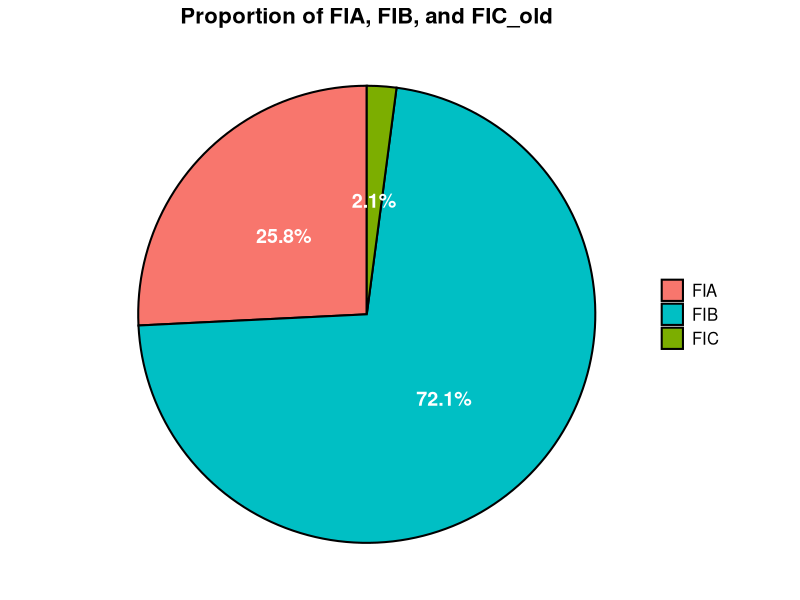
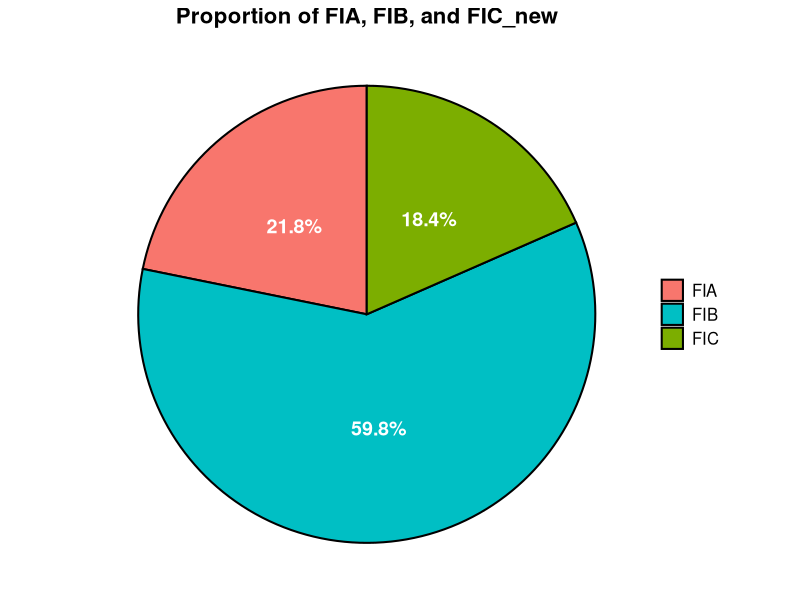

Here is the R script that generated these plots, in order:
# Install and load required packages
install.packages("tidyverse") # if not installed
library(tidyverse)


# Your dataset, assuming you read it from a CSV file (replace 'your_data_file.csv' with the actual file path)
# Assuming the structure matches the table you provided.
data <- read.csv("Plasmids_Full.csv")

# Ensure empty strings are treated as NA
data$FIA <- ifelse(data$FIA == "" | data$FIA == " ", NA, data$FIA)
data$FIB <- ifelse(data$FIB == "" | data$FIB == " ", NA, data$FIB)
data$FIC <- ifelse(data$FIC == "" | data$FIC == " ", NA, data$FIC)

# Count the non-empty entries for each category
fia_count_old <- sum(!is.na(data$FIA))
fib_count_old <- sum(!is.na(data$FIB))
fic_count_old <- sum(!is.na(data$FIC))

# Create a summary table
category_count <- data.frame(
  Category = c("FIA", "FIB", "FIC"),
  Count = c(fia_count_old, fib_count_old, fic_count_old)
)

# Calculate percentages
category_count <- category_count %>%
  mutate(Percentage = round(Count / sum(Count) * 100, 1))

# Plot a more aesthetic pie chart
ggplot(category_count, aes(x = "", y = Count, fill = Category)) +
  geom_bar(stat = "identity", width = 1, color = "black", size = 0.7) +  # Add a black outline
  coord_polar("y", start = 0) +  # Align start of the chart
  theme_void() +  # Remove axes
  scale_fill_manual(values = c("#F8766D", "#00BFC4", "#7CAE00")) +  # Aesthetic color palette
  geom_text(aes(label = paste0(Percentage, "%")), 
            position = position_stack(vjust = 0.5), 
            color = "white", 
            size = 5, 
            fontface = "bold") +  # Adjust label size and color
  labs(title = "Proportion of FIA, FIB, and FIC_old") +  # Chart title
  theme(
    plot.title = element_text(hjust = 0.5, size = 16, face = "bold"),  # Center and style title
    legend.position = "right",  # Adjust legend position
    legend.title = element_blank(),  # Remove legend title for simplicity
    legend.text = element_text(size = 12)  # Increase legend text size
  )

#WITH THE NEW DATASET 

data_new <- read.csv("Plasmids_New.csv")

# Ensure empty strings are treated as NA
data_new$FIA <- ifelse(data_new$FIA == "" | data_new$FIA == " ", NA, data_new$FIA)
data_new$FIB <- ifelse(data_new$FIB == "" | data_new$FIB == " ", NA, data_new$FIB)
data_new$FIC <- ifelse(data_new$FIC == "" | data_new$FIC == " ", NA, data_new$FIC)

# Count the non-empty entries for each category
fia_count_new <- sum(!is.na(data_new$FIA))
fib_count_new <- sum(!is.na(data_new$FIB))
fic_count_new <- sum(!is.na(data_new$FIC))

# Create a summary table
category_count <- data.frame(
  Category = c("FIA", "FIB", "FIC"),
  Count = c(fia_count_new, fib_count_new, fic_count_new)
)

# Calculate percentages
category_count <- category_count %>%
  mutate(Percentage = round(Count / sum(Count) * 100, 1))

# Plot a more aesthetic pie chart
ggplot(category_count, aes(x = "", y = Count, fill = Category)) +
  geom_bar(stat = "identity", width = 1, color = "black", size = 0.7) +  # Add a black outline
  coord_polar("y", start = 0) +  # Align start of the chart
  theme_void() +  # Remove axes
  scale_fill_manual(values = c("#F8766D", "#00BFC4", "#7CAE00")) +  # Aesthetic color palette
  geom_text(aes(label = paste0(Percentage, "%")), 
            position = position_stack(vjust = 0.5), 
            color = "white", 
            size = 5, 
            fontface = "bold") +  # Adjust label size and color
  labs(title = "Proportion of FIA, FIB, and FIC_new") +  # Chart title
  theme(
    plot.title = element_text(hjust = 0.5, size = 16, face = "bold"),  # Center and style title
    legend.position = "right",  # Adjust legend position
    legend.title = element_blank(),  # Remove legend title for simplicity
    legend.text = element_text(size = 12)  # Increase legend text size
  )

